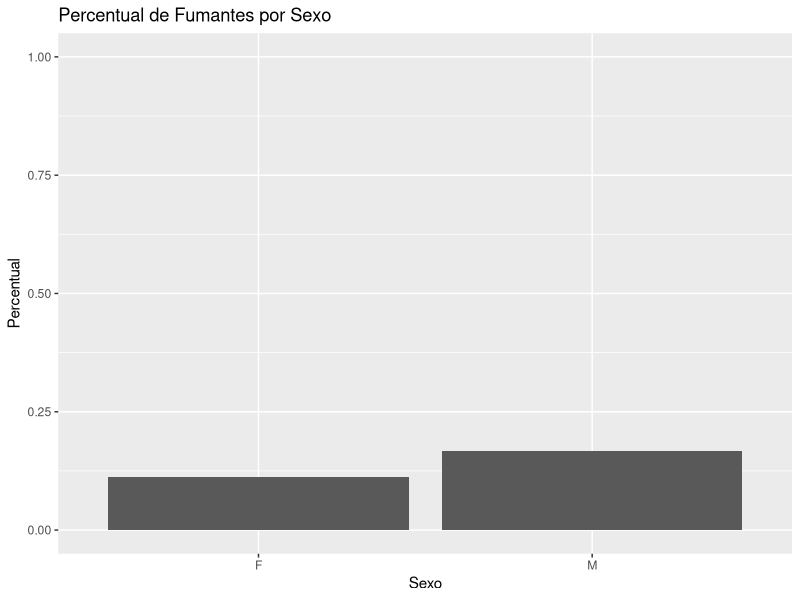
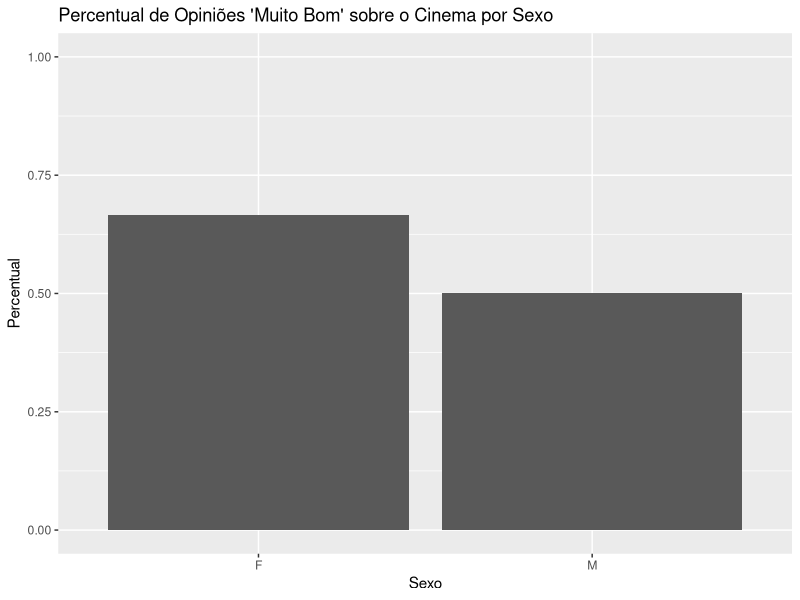

Reproduce these figures in R, in order.
#imports
library(ggplot2)

#Reading CSV
data <- read.csv("dados_estudantes.csv", sep = ';')

sexo = data$Sexo
fuma = data$Fuma
opcine = data$OpCine


#Sexo e Fumar
sexo_fuma_table = table(sexo, fuma)
sexo_fuma_prop_table = prop.table(sexo_fuma_table, margin = 1)
sexo_fuma_prop_data_frame = data.frame(sexo_fuma_prop_table)
apenas_fumantes = 
  sexo_fuma_prop_data_frame[sexo_fuma_prop_data_frame$fuma == 'SIM' & sexo_fuma_prop_data_frame$sexo != "NI", ]
sexo_fumantes_plot = ggplot(
  apenas_fumantes,
  aes(
    x = sexo,
    y = Freq
  ),
)+
  geom_bar(
    stat = "identity"
  )+
  scale_y_continuous(limits = c(0,1))+
  labs(x = "Sexo", y = "Percentual", title = "Percentual de Fumantes por Sexo")
print(sexo_fumantes_plot)



#Sexo e opinião sobre o cinema
table_sexo_opcine = table(sexo, opcine)
table_sexo_opcine_prop = prop.table(table_sexo_opcine, 1)
sexo_op_cine_data_frame = data.frame(table_sexo_opcine_prop)
apenas_muito_bom = sexo_op_cine_data_frame[sexo_op_cine_data_frame$opcine == "B" & sexo_op_cine_data_frame$sexo != "NI", ]
apenas_bom_plot = 
  ggplot(apenas_muito_bom, aes(x = sexo, y = Freq)) +
  geom_bar(stat = "identity") +
  scale_y_continuous(limits = c(0, 1)) +
  labs(x = "Sexo", y = "Percentual", title = "Percentual de Opiniões 'Muito Bom' sobre o Cinema por Sexo")
print(apenas_bom_plot)